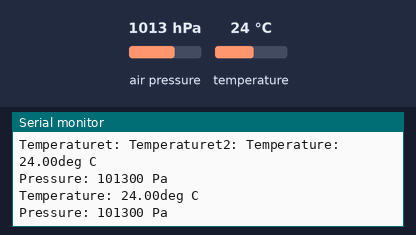
This sketch was run on a simulated Arduino Uno, built with avr-gcc and run on an emulated ATmega328P. Parts: the last lines printed to the serial monitor. Wiring (inferred from the names in the program): BMP180 pressure sensor at I2C address 0x77. The test bench sets the inputs (shaded band); at power-on: air pressure 1013 hPa, temperature 24 °C.

Above: at 1.2 s.
1.3 s: air pressure set to 952 hPa
At 2.5 s:
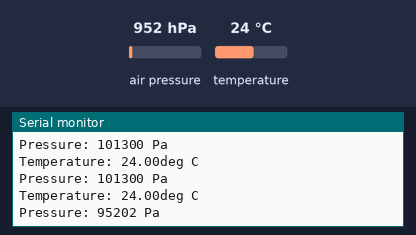
2.8 s: temperature set to 12 °C
At 3.8 s:
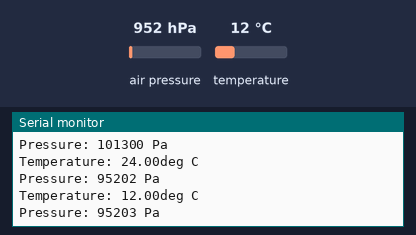
4.3 s: air pressure set to 975 hPa
At 5.9 s:
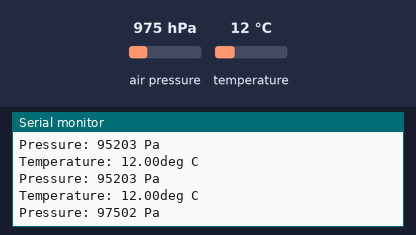
Timing chart, 0 to 7.4 s (numbered marks = the images above; inputs shaded):
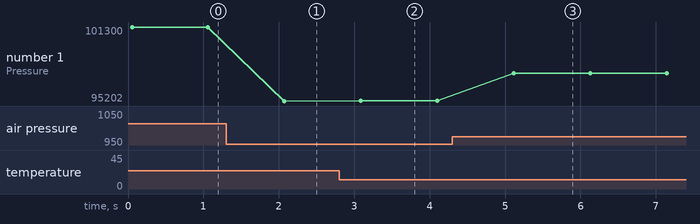

The sketch:

Barometer_Sensor.ino
```cpp
#include "Barometer.h"
#include <Wire.h>
float temperature;
float pressure;
float atm;
float altitude;
Barometer myBarometer;

void setup()
{
Serial.begin(9600);
myBarometer.init();
}

void loop()
{
   temperature = myBarometer.bmp085GetTemperature(myBarometer.bmp085ReadUT()); //Get the temperature, bmp085ReadUT MUST be called first
   pressure = myBarometer.bmp085GetPressure(myBarometer.bmp085ReadUP());//Get the temperature
   altitude = myBarometer.calcAltitude(pressure); //Uncompensated caculation - in Meters
   atm = pressure / 101325;

  Serial.print("Temperature: ");
  Serial.print(temperature, 2); //display 2 decimal places
  Serial.println("deg C");

  Serial.print("Pressure: ");
  Serial.print(pressure, 0); //whole number only.
  Serial.println(" Pa");
/*
  Serial.print("Ralated Atmosphere: ");
  Serial.println(atm, 4); //display 4 decimal places

  Serial.print("Altitude: ");
  Serial.print(altitude, 2); //display 2 decimal places
  Serial.println(" m");
*/
  Serial.println();

  delay(1000); //wait a second and get values again.
}
```

Barometer.cpp
```cpp
// (licence header left out)
#include "Barometer.h"
#include <Wire.h>
#include <Arduino.h>

void Barometer::init(void)
{
    Wire.begin();
    Serial.print("Temperaturet: ");
    ac1 = bmp085ReadInt(0xAA);
    ac2 = bmp085ReadInt(0xAC);
    ac3 = bmp085ReadInt(0xAE);
    ac4 = bmp085ReadInt(0xB0);
    ac5 = bmp085ReadInt(0xB2);
    ac6 = bmp085ReadInt(0xB4);
    b1 = bmp085ReadInt(0xB6);
    b2 = bmp085ReadInt(0xB8);
    mb = bmp085ReadInt(0xBA);
    mc = bmp085ReadInt(0xBC);
    md = bmp085ReadInt(0xBE);
    Serial.print("Temperaturet2: ");
}

// Read 1 byte from the BMP085 at 'address'
// Return: the read byte;
char Barometer::bmp085Read(unsigned char address)
{
    //Wire.begin();
    unsigned char data;
    Wire.beginTransmission(BMP085_ADDRESS);
    Wire.write(address);
    Wire.endTransmission();

    Wire.requestFrom(BMP085_ADDRESS, 1);
    while(!Wire.available());
    return Wire.read();
}

// Read 2 bytes from the BMP085
// First byte will be from 'address'
// Second byte will be from 'address'+1
short Barometer::bmp085ReadInt(unsigned char address)
{
    unsigned char msb, lsb;
    Wire.beginTransmission(BMP085_ADDRESS);
    Wire.write(address);
    Wire.endTransmission();
    Wire.requestFrom(BMP085_ADDRESS, 2);
    while(Wire.available()<2);
    msb = Wire.read();
    lsb = Wire.read();
    return (short) msb<<8 | lsb;
}

// Read the uncompensated temperature value
unsigned short Barometer::bmp085ReadUT()
{
    unsigned short ut;
    Wire.beginTransmission(BMP085_ADDRESS);
    Wire.write(0xF4);
    Wire.write(0x2E);
    Wire.endTransmission();
    delay(5);
    ut = bmp085ReadInt(0xF6);
    return ut;
}
// Read the uncompensated pressure value
unsigned long Barometer::bmp085ReadUP()
{
    unsigned char msb, lsb, xlsb;
    unsigned long up = 0;
    Wire.beginTransmission(BMP085_ADDRESS);
    Wire.write(0xF4);
    Wire.write(0x34 + (OSS<<6));
    Wire.endTransmission();
    delay(2 + (3<<OSS));

    // Read register 0xF6 (MSB), 0xF7 (LSB), and 0xF8 (XLSB)
    msb = bmp085Read(0xF6);
    lsb = bmp085Read(0xF7);
    xlsb = bmp085Read(0xF8);
    up = (((unsigned long) msb << 16) | ((unsigned long) lsb << 8) | (unsigned long) xlsb) >> (8-OSS);
    return up;
}

void Barometer::writeRegister(short deviceAddress, byte address, byte val)
{
    Wire.beginTransmission(deviceAddress); // start transmission to device
    Wire.write(address);       // send register address
    Wire.write(val);         // send value to write
    Wire.endTransmission();     // end transmission
}

short Barometer::readRegister(short deviceAddress, byte address)
{
    short v;
    Wire.beginTransmission(deviceAddress);
    Wire.write(address); // register to read
    Wire.endTransmission();

    Wire.requestFrom(deviceAddress, 1); // read a byte

    while(!Wire.available()) {
        // waiting
    }

    v = Wire.read();
    return v;
}

float Barometer::calcAltitude(float pressure)
{
    float A = pressure/101325;
    float B = 1/5.25588;
    float C = pow(A,B);
    C = 1 - C;
    C = C /0.0000225577;
    return C;
}

float Barometer::bmp085GetTemperature(unsigned short ut)
{
    long x1, x2;

    x1 = (((long)ut - (long)ac6)*(long)ac5) >> 15;
    x2 = ((long)mc << 11)/(x1 + md);
    PressureCompensate = x1 + x2;

    float temp = ((PressureCompensate + 8)>>4);
    temp = temp /10;

    return temp;
}

long Barometer::bmp085GetPressure(unsigned long up)
{
    long x1, x2, x3, b3, b6, p;
    unsigned long b4, b7;
    b6 = PressureCompensate - 4000;
    x1 = (b2 * (b6 * b6)>>12)>>11;
    x2 = (ac2 * b6)>>11;
    x3 = x1 + x2;
    b3 = (((((long)ac1)*4 + x3)<<OSS) + 2)>>2;

    // Calculate B4
    x1 = (ac3 * b6)>>13;
    x2 = (b1 * ((b6 * b6)>>12))>>16;
    x3 = ((x1 + x2) + 2)>>2;
    b4 = (ac4 * (unsigned long)(x3 + 32768))>>15;

    b7 = ((unsigned long)(up - b3) * (50000>>OSS));
    if (b7 < 0x80000000)
    p = (b7<<1)/b4;
    else
    p = (b7/b4)<<1;

    x1 = (p>>8) * (p>>8);
    x1 = (x1 * 3038)>>16;
    x2 = (-7357 * p)>>16;
    p += (x1 + x2 + 3791)>>4;

    long temp = p;
    return temp;
}
```

Barometer.h
```cpp
// (licence header left out)
#ifndef __BAROMETER_H__
#define __BAROMETER_H__

#include <Arduino.h>
#include <Wire.h>

const unsigned char OSS = 0;
#define BMP085_ADDRESS 0x77

class Barometer
{
    public:
    void init(void);
    long PressureCompensate;
    float bmp085GetTemperature(unsigned short ut);
    long bmp085GetPressure(unsigned long up);
    float calcAltitude(float pressure);
    unsigned short bmp085ReadUT(void);
    unsigned long bmp085ReadUP(void);

    private:

    short ac1;
    short ac2;
    short ac3;
    unsigned short ac4;
    unsigned short ac5;
    unsigned short ac6;
    short b1;
    short b2;
    short mb;
    short mc;
    short md;
    char bmp085Read(unsigned char address);
    short bmp085ReadInt(unsigned char address);
    void writeRegister(short deviceAddress, byte address, byte val);
    short readRegister(short deviceAddress, byte address);
};

#endif
```

Measured:
- after the input at 1.3 s, the serial monitor: prints a new line after 0.78 s (image 1)
- after the input at 2.8 s, the serial monitor: prints a new line after 0.26 s (image 2)
- after the input at 4.3 s, the serial monitor: prints a new line after 0.82 s (image 3)
- plotted number 1: 101300 → 95202 after the input at 1.3 s, 95202 → 95203 after the input at 2.8 s, 95203 → 97502 after the input at 4.3 s
